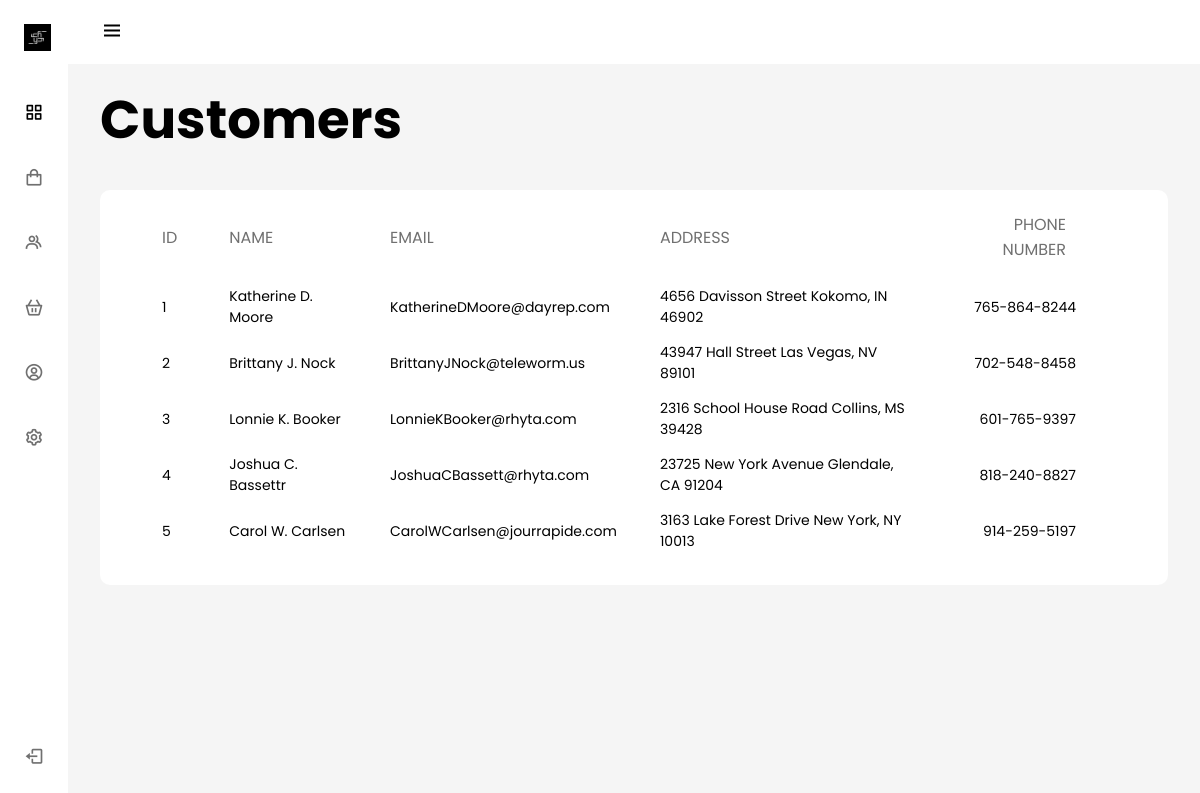
Page /admin/customers.php on the committed database.
### tables this page shows
CREATE TABLE `tbl_custinfo` (
  `id` int(255) NOT NULL,
  `cust_name` varchar(255) NOT NULL,
  `cust_email` varchar(255) NOT NULL,
  `cust_address` varchar(255) NOT NULL,
  `cust_phone` varchar(20) NOT NULL
);

### admin/customers.php (the view, shortened to what this page needs)
<?php
if (isset($_GET['page'])) {
  $page = $_GET['page'];
} else {
  $page = 1;
}
$numPerPage = 15 ;
$startFrom = ($page - 1) * $numPerPage;
$con = openCon();
$query = "SELECT * FROM tbl_custinfo LIMIT $startFrom, $numPerPage";
$result = $con->query($query);
?>
<!DOCTYPE html>
<html lang="en">
<head>
    <link href="https://cdn.jsdelivr.net/npm/boxicons@2.0.5/css/boxicons.min.css" rel="stylesheet" />
    <link rel="stylesheet" href="includes/assets/css/styles.css" />
    <link rel="stylesheet" href="includes/assets/css/resets.css" />
    <link rel="stylesheet" href="includes/assets/css/headerSidebar.css" />
</head>
<body id="body-pd">
    <?php include 'includes/header.php' ?>
    <?php include 'includes/navBar.php' ?>
    <div class="container">
        <h1>Customers</h1>
        <div class="customers">
            <div class="customers-table">
                <table>
                    <thead>
                        <tr>
                            <th class="title">ID</th>
                            <th class="title">Name</th>
                            <th class="title">Email</th>
                            <th class="title">Address</th>
                            <th class="title">Phone Number</th>
                    </thead>
                    <tbody>
                    <?php
              while ($row = $result->fetch_array()) {
                  echo "<tr>";
                      echo "<td class=\"data\">" . $row['id'] . "</td>";
                      echo "<td class=\"data\">" . $row['cust_name'] . "</td>";
                      echo "<td class=\"data\">" . $row['cust_email'] . "</td>";
                      echo "<td class=\"data\">" . $row['cust_address'] . "</td>";
                      echo "<td class=\"data\">" . $row['cust_phone'] . "</td>";
                  echo "</tr>\n";
              }
            ?>
                    </tbody>
                    </table>
      </div>
      <div class="page-container">
      </div>
    </div>
  </div>
</body>
</html>

### admin/includes/assets/css/styles.css (style rules this page uses)
.page-container { position: absolute; height: 100px; right: 0; }
.customers, .orders, .staff, .setting, .products { margin-top: 20px; position: relative; }
.customers-table, .orders-table, .staff-table, .products-table { margin-top: 30px; padding: 20px; background-color: var(--white-color); border-radius: 10px; }
table { width: 100%; height: auto; }
.title { padding: 0 10px 20px 40px;; text-align: left; color: var(--font-color); font-weight: 400; text-transform: uppercase; }
.data { padding-left: 40px; padding-bottom: 10px; font-size: 14px; }
.title:last-of-type, .data:last-of-type { text-align: right; padding-right: 70px; }
.title:last-of-type { padding-right: 80px; }
.title, .data { border-bottom: 1px solid var(--white-color); }

### admin/includes/assets/css/headerSidebar.css (style rules this page uses)
.container { padding: 1rem 1rem 0 0; }
h1 { font-size: 3.3125rem; margin: 0; }
@media screen and (min-width: 768px) { body { margin: calc(var(--header-height) + 1rem) 0 0 0; padding-left: calc(var(--nav-width) + 2rem); } }

### rows in the picture
tbl_custinfo: id "1", cust_name "Katherine D. Moore", cust_email "KatherineDMoore@dayrep.com", cust_address "4656 Davisson Street Kokomo, IN 46902", cust_phone "765-864-8244"
tbl_custinfo: id "2", cust_name "Brittany J. Nock", cust_email "BrittanyJNock@teleworm.us", cust_address "43947 Hall Street Las Vegas, NV 89101", cust_phone "702-548-8458"
tbl_custinfo: id "3", cust_name "Lonnie K. Booker", cust_email "LonnieKBooker@rhyta.com", cust_address "2316 School House Road Collins, MS 39428", cust_phone "601-765-9397"
tbl_custinfo: id "4", cust_name "Joshua C. Bassettr", cust_email "JoshuaCBassett@rhyta.com", cust_address "23725 New York Avenue Glendale, CA 91204", cust_phone "818-240-8827"
tbl_custinfo: id "5", cust_name "Carol W. Carlsen", cust_email "CarolWCarlsen@jourrapide.com", cust_address "3163 Lake Forest Drive New York, NY 10013", cust_phone "914-259-5197"
